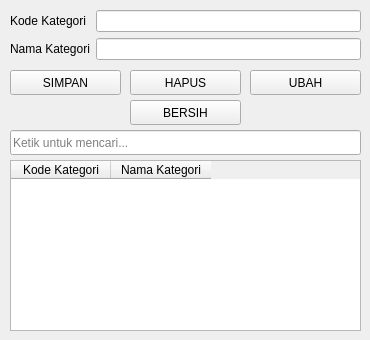
<?xml version="1.0" encoding="UTF-8"?>
<ui version="4.0">
 <class>Form</class>
 <widget class="QWidget" name="Form">
  <property name="geometry">
   <rect>
    <x>0</x>
    <y>0</y>
    <width>370</width>
    <height>340</height>
   </rect>
  </property>
  <property name="windowTitle">
   <string>Data Kategori</string>
  </property>
  <widget class="QWidget" name="formLayoutWidget">
   <property name="geometry">
    <rect>
     <x>10</x>
     <y>10</y>
     <width>351</width>
     <height>51</height>
    </rect>
   </property>
   <layout class="QFormLayout" name="formLayout">
    <item row="0" column="0">
     <widget class="QLabel" name="labelKdKategori">
      <property name="text">
       <string>Kode Kategori</string>
      </property>
     </widget>
    </item>
    <item row="0" column="1">
     <widget class="QLineEdit" name="editKdKategori"/>
    </item>
    <item row="1" column="0">
     <widget class="QLabel" name="labelNmKategori">
      <property name="text">
       <string>Nama Kategori</string>
      </property>
     </widget>
    </item>
    <item row="1" column="1">
     <widget class="QLineEdit" name="editNmKategori"/>
    </item>
   </layout>
  </widget>
  <widget class="QPushButton" name="btnSimpan">
   <property name="geometry">
    <rect>
     <x>10</x>
     <y>70</y>
     <width>111</width>
     <height>25</height>
    </rect>
   </property>
   <property name="text">
    <string>SIMPAN</string>
   </property>
  </widget>
  <widget class="QPushButton" name="btnHapus">
   <property name="geometry">
    <rect>
     <x>130</x>
     <y>70</y>
     <width>111</width>
     <height>25</height>
    </rect>
   </property>
   <property name="text">
    <string>HAPUS</string>
   </property>
  </widget>
  <widget class="QPushButton" name="btnUbah">
   <property name="geometry">
    <rect>
     <x>250</x>
     <y>70</y>
     <width>111</width>
     <height>25</height>
    </rect>
   </property>
   <property name="text">
    <string>UBAH</string>
   </property>
  </widget>
  <widget class="QPushButton" name="btnBersih">
   <property name="geometry">
    <rect>
     <x>130</x>
     <y>100</y>
     <width>111</width>
     <height>25</height>
    </rect>
   </property>
   <property name="text">
    <string>BERSIH</string>
   </property>
  </widget>
  <widget class="QLineEdit" name="editCari">
   <property name="geometry">
    <rect>
     <x>10</x>
     <y>130</y>
     <width>351</width>
     <height>25</height>
    </rect>
   </property>
   <property name="placeholderText">
    <string>Ketik untuk mencari...</string>
   </property>
  </widget>
  <widget class="QTableWidget" name="tabelKategori">
   <property name="geometry">
    <rect>
     <x>10</x>
     <y>160</y>
     <width>351</width>
     <height>171</height>
    </rect>
   </property>
   <column>
    <property name="text">
     <string>Kode Kategori</string>
    </property>
   </column>
   <column>
    <property name="text">
     <string>Nama Kategori</string>
    </property>
   </column>
  </widget>
 </widget>
 <resources/>
 <connections/>
</ui>
